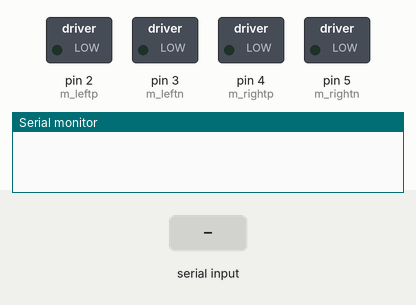
Recording of a sketch running on a simulated Arduino Uno, built with avr-gcc and run on an emulated ATmega328P. Parts: switched loads named in the sketch (green lamp = pin HIGH), the last lines printed to the serial monitor. The inputs (shaded band) are chosen by the test bench.

Above: at 1.2 s.
1.3 s: "1,90,45\n" received over Serial
At 2.1 s:
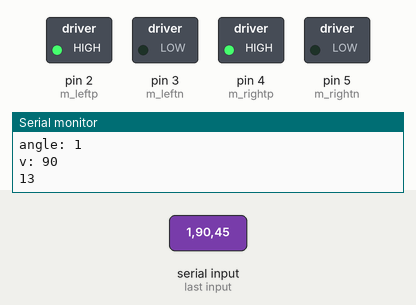
4.3 s: "90,45\n" received over Serial
At 5.3 s:
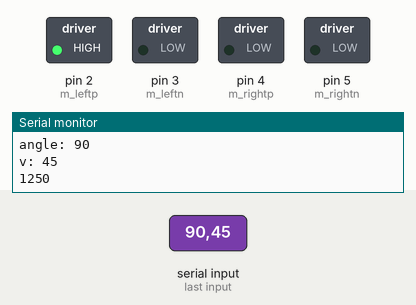
7.0 s: "5\n" received over Serial
At 9.5 s:
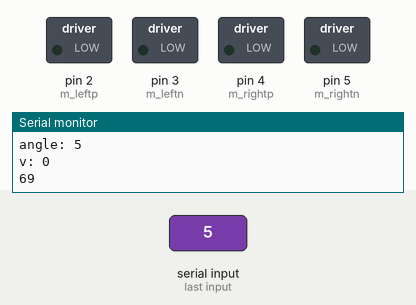
Timing chart, 0 to 11.0 s (numbered marks = the images above; inputs shaded):
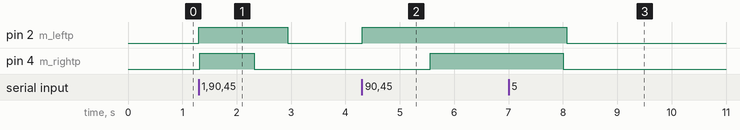

The sketch:

sk1.ino
```cpp
const int m_leftp = 2;
const int m_leftn = 3;

const int m_rightp = 4;
const int m_rightn = 5;

const static float k = 1; // constant in [0, 1]
const int turn_time_max = 5000;

void setup() {
  // put your setup code here, to run once:
  Serial.begin(9600);
  pinMode(m_leftp, OUTPUT);
  pinMode(m_leftn, OUTPUT);
  pinMode(m_rightp, OUTPUT);
  pinMode(m_rightn, OUTPUT);
}

void loop() {
  long bytes = Serial.available();
  if(bytes > 0) {
    long angle = Serial.parseInt();
    // read white space
    Serial.read();
    long v = Serial.parseInt();
    // read new line
    Serial.read();
    Serial.print("angle: ");
    Serial.println(angle);
    Serial.print("v: ");
    Serial.println(v);
    turn_forward(angle, v);
    Serial.println("\n");
  }
}

// after_v: -1 for backward, 1 for forward, 0 stop
void turn_forward(int angle, int after_v){


  int left = 1;
  int right = 1;

  int turn_time =(int) (k*turn_time_max*abs(angle)/360.0);
  if (angle < 0){
    left = 0;
  } else if (angle > 0){
    right = 0;
  } else {
    left = 0;
    right = 0;
  }

  left_motors(left);
  right_motors(right);

  Serial.println(turn_time);
  delay(turn_time);


  left_motors(after_v);
  right_motors(after_v);
}

void left_motors(int v) {
  if (v > 0)
  {
    digitalWrite(m_leftp, HIGH);
    digitalWrite(m_leftn, LOW);
  }
  else if (v < 0)
  {
    digitalWrite(m_leftp, LOW);
    digitalWrite(m_leftn, HIGH);
  }
  else
  {
    digitalWrite(m_leftp, LOW);
    digitalWrite(m_leftn, LOW);
  }
}

void right_motors(int v) {
  if (v > 0)
  {
    digitalWrite(m_rightp, HIGH);
    digitalWrite(m_rightn, LOW);
  }
  else if (v < 0)
  {
    digitalWrite(m_rightp, LOW);
    digitalWrite(m_rightn, HIGH);
  }
  else
  {
    digitalWrite(m_rightp, LOW);
    digitalWrite(m_rightn, LOW);
  }
}
```

Measured:
- after the input at 1.3 s, pin 2 (m_leftp): LOW → HIGH at once, → LOW 1.6 s later; pin 4 (m_rightp): LOW → HIGH at once, → LOW 1.0 s later
- after the input at 4.3 s, pin 2 (m_leftp): LOW → HIGH at once; pin 4 (m_rightp): LOW → HIGH after 1.3 s
- after the input at 7.0 s, pin 2 (m_leftp): HIGH → LOW after 1.1 s; pin 4 (m_rightp): HIGH → LOW after 1.0 s
